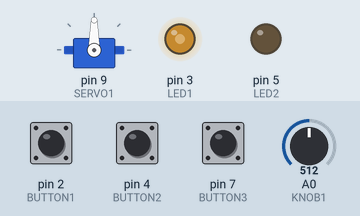
Recording of a sketch running on a simulated Arduino Uno, built with avr-gcc and run on an emulated ATmega328P. Parts: servo, output pins drawn as LEDs (lit = HIGH). The inputs (shaded band) are chosen by the test bench; at power-on: pin 4 (BUTTON2) LOW, A0 (KNOB1) = 512, pin 2 (BUTTON1) LOW, pin 7 (BUTTON3) LOW.

Above: at 1.2 s.
1.3 s: pin 4 (BUTTON2) pulled HIGH for 0.15 s
2.9 s: A0 (KNOB1) set to 716
At 3.6 s:
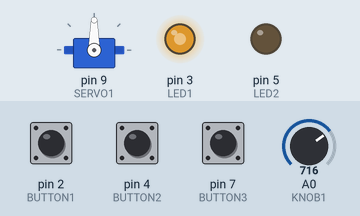
4.4 s: pin 2 (BUTTON1) pulled HIGH for 0.15 s
At 4.47 s:
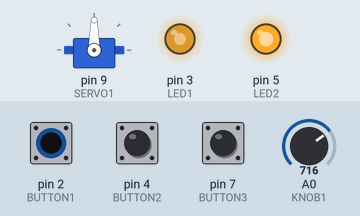
6.0 s: A0 (KNOB1) set to 900
At 7.1 s:
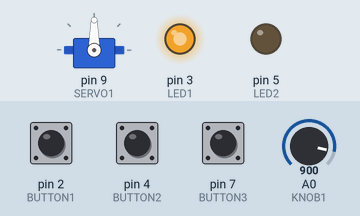
7.5 s: pin 2 (BUTTON1) pulled HIGH for 1 s
At 8.2 s:
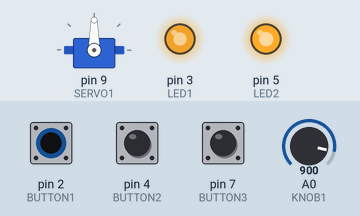
10.0 s: pin 4 (BUTTON2) pulled HIGH for 1 s
At 10.21 s:
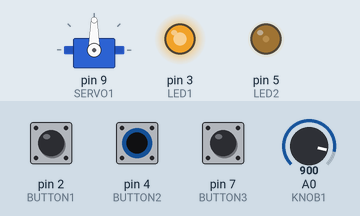
Timing chart, 0 to 13.0 s (numbered marks = the images above; inputs shaded):
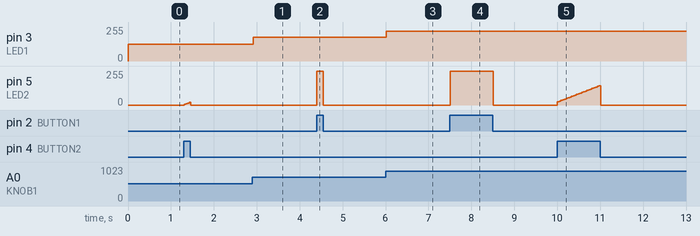

The sketch:

basicExperimentersKitTest.ino
```cpp
/***********************************************************************************
 *    /+---------------------------------------------------+\
 *   //| RobotGeek Geekduino Basic Experimenter's Kit Demo |\\
 *  ///+---------------------------------------------------+\\\
 *
 *  This Demo allows the user to quickly explore the use of buttons and knobs to
 *  control PWM devices.
 *
 *  Wiring:
 *  Analog  Pin 0  - RobotGeek Rotation Knob 1
 *  Analog  Pin 1  - RobotGeek Rotation Knob 2
 *  Digital Pin 2  -   RobotGeek Push Button 1
 *  Digital Pin 4  -   RobotGeek Push Button 2
 *  Digital Pin 7  -   RobotGeek Push Button 3
 *  PWM     Pin 3  -    RobotGeek LED Driver 1
 *  PWM     Pin 5  -    RobotGeek LED Driver 2
 *  PWM     Pin 9  -        FS90 Micro Servo 1
 *
 *  Control Behavior:
 *  Button 1 activates LED 2 when pressed. Button 2 runs a script on LED 2, gradually
 *  increasing brightness. Rotation Knob 1 controls the brightness of LED 1. Button 3
 *  starts the analog read of Rotation Knob 2, which controls the position of the
 *  FS90 mini servo.
 *
 *  Product Links:
 *  RobotGeek Geekduino Basic Experimenter's Kit - https://www.trossenrobotics.com/store/p/7046-RobotGeek-Geekduino-Experimenter-s-Kit-Level-2.aspx
 *  RobotGeek Geekduino - http://www.trossenrobotics.com/robotgeek-geekduino
 *  RobotGeek Sensor Shield (Version 2) - http://www.trossenrobotics.com/robotgeek-sensor-shield
 *  RobotGeek Rotation Knob - http://www.trossenrobotics.com/robotgeek-rotation-knob
 *  RobotGeek Pushbutton - http://www.trossenrobotics.com/robotGeek-pushbutton
 *  RobotGeek LED Driver - http://www.trossenrobotics.com/robotgeek-led-driver
 *  FS90 Analog Micro Plastic Gear Servo - http://www.trossenrobotics.com/9g-plastic
 *  Robot Geek Large Workbench - http://www.trossenrobotics.com/robotgeek-large-workbench.aspx
 *
 ***********************************************************************************/
// Include Libraries
#include <Servo.h> //Include the servo library, allowing us to send the proper signals to servos

// use #define to set the I/O numbers, since these will never change - this saves us memory while the Arduino is running

//define analog input ports
#define KNOB1     0      //define Rotation Knob 1 as KNOB1 at Analog Pin O
#define KNOB2     1      //define Rotation Knob 2 as KNOB2 at Analog Pin 1

//define digital input ports
#define BUTTON1   2      //define Pushbutton 1 as BUTTON1 at Digital Pin 2
#define BUTTON2   4      //define Pushbutton 2 as BUTTON2 at Digital Pin 4
#define BUTTON3   7      //define Pushbutton 3 as BUTTON3 at Digital Pin 7

//define digital output ports. Since these are PWM ports, we can use analogWrite() on them to vary the LED intensity
#define LED1      3      //define LED Driver 1 as LED1 at Digital PWM Pin 3
#define LED2      5      //define LED Driver 2 as LED2 at Digital PWM Pin 5
#define SERVO1    9      //define FS90 Mini Servo as SERVO1 at Digital PWM Pin 9

//Objects
Servo myServo;           // using the servo library, create servo object myServo to control a servo

//Integers
// variables to hold the current value of the analog sensor, a raw value from 0-1023
int knobValue1 = 0;      //Assume Knob 1 is off when the sketch is loaded
int knobValue2 = 512;    //Assume Knob 2 is centered when the sketch is loaded

// variables to hold the current status of the button.(LOW == unpressed, HIGH = pressed)
int button1State = LOW;    //Assume button is off when the sketch is loaded
int button2State = LOW;    //Assume button is off when the sketch is loaded
int button3State = LOW;    //Assume button is off when the sketch is loaded

// variables to hold mapped values for each analog sensor (having this value will allow us to easily use analogWrite()
int valueForLED1 = 0;     //Start LED1 LOW when the sketch is loaded
int valueForLED2 = 0;     //Start LED2 LOW when the sketch is loaded
int valueForSERVO1 = 90;  //Start Servo at center position when the sketch is loaded

// variables for the LED fading script
int LED2bright = 0;      // how bright LED2 is
int LED2fadeAmount = 5;  // how many points to fade LED2 by

//setup function runs one time when Geekduino is powered on
void setup()
{
  // set the PWM pins as outputs:
  pinMode(LED1, OUTPUT);
  pinMode(LED2, OUTPUT);

  // initialize the pins for the pushbutton as inputs:
  pinMode(BUTTON1, INPUT);
  pinMode(BUTTON2, INPUT);
  pinMode(BUTTON3, INPUT);

  myServo.attach(SERVO1);  // attaches the servo on pin SERVO1 to the servo object
}


//loop function runs forever after the setup() function
void loop()
{
  //use digitalRead to store the current state of the pushbutton in one of the 'buttonState' variables
  button1State = digitalRead(BUTTON1);
  button2State = digitalRead(BUTTON2);
  button3State = digitalRead(BUTTON3);

  //check if the first pushbutton is pressed, and turn the LED on as long as the button is pressed
  if (button1State == HIGH)
  {
    digitalWrite(LED2, HIGH);    //turn the LED on
  }
  else
  {
      digitalWrite(LED2, LOW);  //turn the LED off
  }

  //check if the second pushbutton is held down, and fade light. Otherwise, nothing happens.
  if (button2State == HIGH)
  {
    LED2bright = LED2bright + LED2fadeAmount;  // change the brightness for next time through the loop
    analogWrite(LED2, LED2bright);             // set the brightness of pin 9

    // reverse the direction of the fading at the ends of the fade
    if (LED2bright <= 0 || LED2bright >= 255)
    {
      LED2fadeAmount = -1 * LED2fadeAmount ; //inverse the sign og the fade amount. If it was previosuly adding, it will now start subtracting and vice versa
    }
    delay(30);  // wait for 30 milliseconds to see the dimming effect
  }

  //check if the third pushbutton is pressed, and write knob value to servo. Otherwise, nothing happens.
  if (button3State == HIGH)
  {
    valueForSERVO1 = analogRead(KNOB2);                    // reads the value of the potentiometer (value between 0 and 1023)
    valueForSERVO1 = map(valueForSERVO1, 0, 1023, 0, 180); // scale the knobValue signal(0 to 1023) to a corresponding servo value(0 to 180)
    myServo.write(valueForSERVO1);                         // sets the servo position according to the scaled value
    delay(15);                                             // waits for the servo to get to the position
  }
  else
  {
    knobValue1 = analogRead(KNOB1);                        //use analogread to store the current state of the analog sensor
    delay(10);                                             //wait 10 milliseconds
    valueForLED1 = map(knobValue1, 0,1023,0,255);          //map the knobValue signal (which is between 0 and 1023) to a corresponding value (between 0 and 255) for analogWrite()
    analogWrite(LED1, valueForLED1);                       //use PWM to approximate an analog signal. A value of 0 will set the LED to off, and a value of 255 will set the LED to fully on.
  }
}
```

Measured:
- after the input at 2.9 s, pin 3 (LED1): 127/255 → 178/255 at once
- after the input at 4.4 s, pin 5 (LED2): 0/255 → 255/255 at once, → 0/255 0.15 s later
- after the input at 6.0 s, pin 3 (LED1): 178/255 → 224/255 at once
- after the input at 7.5 s, pin 5 (LED2): 0/255 → 255/255 at once, → 0/255 1.0 s later
- after the input at 10.0 s, pin 5 (LED2): rises from 0/255 to 145/255 in 0.96 s, then falls to 0/255 in 0.04 s
